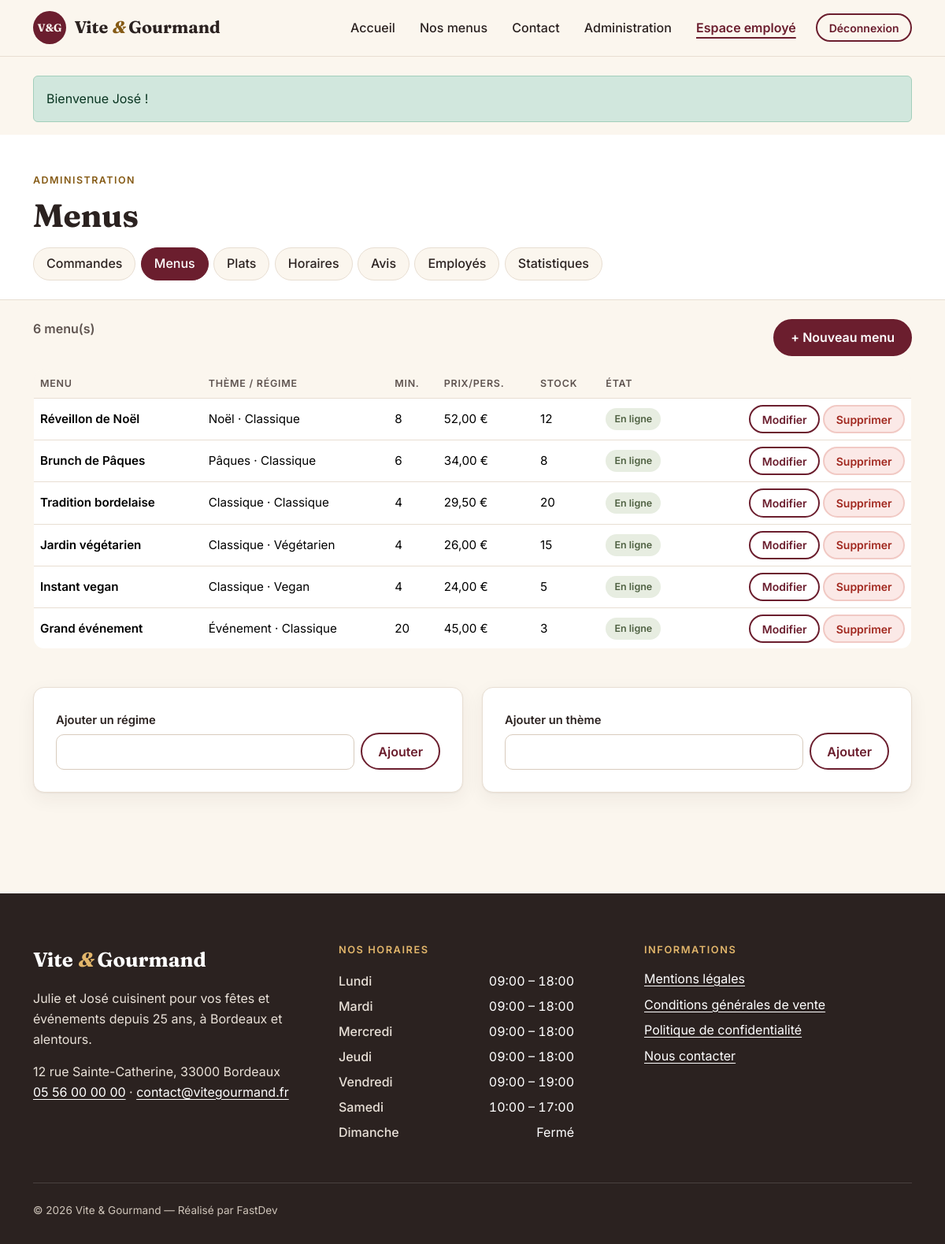
Page /gestion/menus (signed in) on the committed database.
### tables this page shows
CREATE TABLE menu (
    menu_id                  INT           NOT NULL AUTO_INCREMENT,
    titre                    VARCHAR(100)  NOT NULL,
    nombre_personne_minimum  INT           NOT NULL,
    prix_par_personne        DECIMAL(8,2)  NOT NULL,
    description              TEXT          NOT NULL,
    conditions               TEXT          NOT NULL,
    quantite_restante        INT           NOT NULL DEFAULT 0,
    regime_id                INT           NOT NULL,
    theme_id                 INT           NOT NULL,
    actif                    TINYINT(1)    NOT NULL DEFAULT 1,
    PRIMARY KEY (menu_id),
    CONSTRAINT fk_menu_regime FOREIGN KEY (regime_id) REFERENCES regime(regime_id),
    CONSTRAINT fk_menu_theme  FOREIGN KEY (theme_id)  REFERENCES theme(theme_id),
    CONSTRAINT chk_menu_min   CHECK (nombre_personne_minimum > 0),
    CONSTRAINT chk_menu_prix  CHECK (prix_par_personne >= 0),
    CONSTRAINT chk_menu_stock CHECK (quantite_restante >= 0)
);

CREATE TABLE theme (
    theme_id  INT          NOT NULL AUTO_INCREMENT,
    libelle   VARCHAR(50)  NOT NULL UNIQUE,
    PRIMARY KEY (theme_id)
);

CREATE TABLE regime (
    regime_id INT          NOT NULL AUTO_INCREMENT,
    libelle   VARCHAR(50)  NOT NULL UNIQUE,
    PRIMARY KEY (regime_id)
);

CREATE TABLE horaire (
    horaire_id      INT         NOT NULL AUTO_INCREMENT,
    jour            VARCHAR(50) NOT NULL,
    ordre           TINYINT     NOT NULL DEFAULT 0,    
    heure_ouverture VARCHAR(50) NULL,                  
    heure_fermeture VARCHAR(50) NULL,
    PRIMARY KEY (horaire_id)
);

### src/Core/View.php (called while the page is built, shortened)
<?php
final class View
{
    public static function render(string $template, array $data = []): void
    {
        require ROOT_PATH . '/templates/layout.php';
    }
}

### src/Controller/StaffController.php (called while the page is built, shortened)
<?php
final class StaffController
{
    public function menus(): void
    {
        View::render('pages/staff/menus', ['title' => 'Gestion des menus', 'menus' => (new MenuRepository())->all()]);
    }
}

### public/index.php (called while the page is built, shortened)
<?php
require dirname(__DIR__) . '/src/bootstrap.php';
$path = parse_url($_SERVER['REQUEST_URI'] ?? '/', PHP_URL_PATH) ?: '/';
$path = rtrim($path, '/') ?: '/';
try {
    [$class, $method] = $routes[$path];
    (new $class())->$method();
} catch (PDOException $e) {
    error_log('[DB] ' . $e->getMessage());
    http_response_code(500);
    $driverCode = (int) ($e->errorInfo[1] ?? 0);
    $schemaHint = in_array($driverCode, [1049, 1054, 1146, 1364], true)
        ? ' — La base « ' . env('DB_NAME', 'vite_gourmand_ecf') . ' » ne correspond pas au schéma du projet : '
          . 'importez database/01_schema.sql puis database/02_data.sql (voir README).'
        : '';
    App\Core\View::render('pages/error', [
        'title' => 'Erreur',
        'code' => 500,
        'message' => env('APP_ENV') === 'prod'
            ? 'Une erreur technique est survenue. Merci de réessayer plus tard.'
            : 'Erreur base de données : ' . $e->getMessage() . $schemaHint,
    ]);
}

### src/helpers.php (called while the page is built, shortened)
<?php
function e(mixed $value): string
{
    return htmlspecialchars((string) $value, ENT_QUOTES | ENT_SUBSTITUTE, 'UTF-8');
}
function url(string $path = '/', array $query = []): string
{
    $path = '/' . ltrim($path, '/');
    return $query ? $path . '?' . http_build_query($query) : $path;
}
function asset(string $path): string
{
    return '/' . ltrim($path, '/');
}
function take_flashes(): array
{
    $f = $_SESSION['flash'] ?? [];
    return $f;
}
function euros(float|string $amount): string
{
    return number_format((float) $amount, 2, ',', ' ') . ' €';
}

### src/Core/Auth.php (called while the page is built, shortened)
<?php
final class Auth
{
    public static function user(): ?array
    {
        return $_SESSION['user'] ?? null;
    }
    public static function role(): ?string
    {
        return $_SESSION['user']['role'] ?? null;
    }
    public static function isStaff(): bool
    {
        return in_array(self::role(), [self::ROLE_EMPLOYE, self::ROLE_ADMIN], true);
    }
    public static function isAdmin(): bool
    {
        return self::role() === self::ROLE_ADMIN;
    }
}

### src/Core/Database.php (called while the page is built, shortened)
<?php
final class Database
{
    private static ?PDO $pdo = null;
    public static function pdo(): PDO
    {
        if (self::$pdo === null) {
            $dsn = sprintf(
                'mysql:host=%s;port=%s;dbname=%s;charset=utf8mb4',
                env('DB_HOST', '127.0.0.1'),
                env('DB_PORT', '3306'),
                env('DB_NAME', 'vite_gourmand_ecf')
            );
            self::$pdo = new PDO($dsn, env('DB_USER', 'root'), env('DB_PASS', '') ?? '', [
                PDO::ATTR_ERRMODE            => PDO::ERRMODE_EXCEPTION,
                PDO::ATTR_DEFAULT_FETCH_MODE => PDO::FETCH_ASSOC,
                PDO::ATTR_EMULATE_PREPARES   => false,
            ]);
        }
        return self::$pdo;
    }
}

### src/Repository/MenuRepository.php (called while the page is built, shortened)
<?php
final class MenuRepository
{
    public function search(array $f = [], bool $onlyActive = true): array
    {
        $where = [];
        $params = [];
        $sql = self::SELECT . ($where ? ' WHERE ' . implode(' AND ', $where) : '') . ' ORDER BY m.menu_id';
        $st = Database::pdo()->prepare($sql);
        $st->execute($params);
        return $st->fetchAll();
    }
    public function all(): array
    {
        return $this->search([], false);
    }
}

### src/bootstrap.php (called while the page is built, shortened)
<?php
spl_autoload_register(function (string $class): void {
    if (str_starts_with($class, 'App\\')) {
        $file = ROOT_PATH . '/src/' . str_replace('\\', '/', substr($class, 4)) . '.php';
    }
});
require ROOT_PATH . '/src/helpers.php';

### src/Repository/RefRepository.php (called while the page is built, shortened)
<?php
final class RefRepository
{
    public function horaires(): array
    {
        return Database::pdo()->query('SELECT * FROM horaire ORDER BY ordre')->fetchAll();
    }
}

### templates/pages/staff/menus.php (the view, shortened to what this page needs)
<section class="section pt-4">
    <div class="container">
        <div class="d-flex flex-wrap justify-content-between gap-3 mb-3">
            <p class="result-count mb-0"><?= count($menus) ?> menu(s)</p>
            <a class="btn btn-brand" href="<?= url('/gestion/menu') ?>">+ Nouveau menu</a>
        </div>
        <div class="table-responsive">
            <table class="table table-brand align-middle">
                <thead><tr><th scope="col">Menu</th><th scope="col">Thème / régime</th><th scope="col">Min.</th><th scope="col">Prix/pers.</th><th scope="col">Stock</th><th scope="col">État</th><th scope="col"><span class="visually-hidden">Actions</span></th></tr></thead>
                <tbody>
                <?php foreach ($menus as $m): ?>
                    <tr>
                        <td><strong><?= e($m['titre']) ?></strong></td>
                        <td><?= e($m['theme']) ?> · <?= e($m['regime']) ?></td>
                        <td><?= (int) $m['nombre_personne_minimum'] ?></td>
                        <td><?= euros($m['prix_par_personne']) ?></td>
                        <td><?= (int) $m['quantite_restante'] ?></td>
                        <td><?= (int) $m['actif'] ? '<span class="status badge-done">En ligne</span>' : '<span class="status badge-cancel">Désactivé</span>' ?></td>
                        <td class="text-end text-nowrap">
                            <a class="btn btn-sm btn-outline-brand" href="<?= url('/gestion/menu', ['id' => $m['menu_id']]) ?>">Modifier<span class="visually-hidden"> <?= e($m['titre']) ?></span></a>
                            <form method="post" action="<?= url('/gestion/menu/supprimer') ?>" class="d-inline js-confirm" data-confirm="Supprimer ce menu ?">
                                <button class="btn btn-sm btn-danger-soft" type="submit">Supprimer<span class="visually-hidden"> <?= e($m['titre']) ?></span></button>
                            </form>
                        </td>
                    </tr>
                <?php endforeach; ?>
                </tbody>
            </table>
        </div>
        <div class="row g-4 mt-2">
            <?php foreach (['regime' => 'Ajouter un régime', 'theme' => 'Ajouter un thème'] as $type => $label): ?>
                <div class="col-md-6">
                    <form method="post" action="<?= url('/gestion/referentiel') ?>" class="form-card d-flex gap-2 align-items-end">
                        <div class="flex-grow-1">
                            <label class="form-label" for="ref-<?= $type ?>"><?= $label ?></label>
                            <input class="form-control" id="ref-<?= $type ?>" name="libelle" maxlength="50" required>
                        </div>
                        <button class="btn btn-outline-brand" type="submit">Ajouter</button>
                    </form>
                </div>
            <?php endforeach; ?>
        </div>
    </div>
</section>

### templates/layout.php (shortened to what this page needs)
<?php
$current = rtrim(parse_url($_SERVER['REQUEST_URI'] ?? '/', PHP_URL_PATH) ?: '/', '/') ?: '/';
$isActive = fn (string $p) => ($p === '/' ? $current === '/' : str_starts_with($current, $p)) ? ' aria-current="page"' : '';
try {
    $horaires = (new RefRepository())->horaires();
} catch (\Throwable) {
    $horaires = [];
}
$authUser = Auth::user();
?><!doctype html>
<html lang="fr">
<head>
    <link href="<?= asset('assets/css/fonts.css') ?>" rel="stylesheet">
    <link href="<?= asset('assets/vendor/bootstrap/bootstrap.min.css') ?>" rel="stylesheet">
    <link href="<?= asset('assets/css/style.css') ?>" rel="stylesheet">
</head>
<body>
<header class="site-header">
    <nav class="navbar navbar-expand-lg container" aria-label="Menu principal">
        <a class="brand" href="<?= url('/') ?>">
            <span class="brand-mark" aria-hidden="true">V&amp;G</span>
            <span class="brand-name">Vite <em>&amp;</em> Gourmand</span>
        </a>
        <div class="collapse navbar-collapse" id="nav">
            <ul class="navbar-nav ms-auto align-items-lg-center gap-lg-1">
                <li class="nav-item"><a class="nav-link" href="<?= url('/') ?>"<?= $isActive('/') ?>>Accueil</a></li>
                <li class="nav-item"><a class="nav-link" href="<?= url('/menus') ?>"<?= $isActive('/menu') ?>>Nos menus</a></li>
                <li class="nav-item"><a class="nav-link" href="<?= url('/contact') ?>"<?= $isActive('/contact') ?>>Contact</a></li>
                <?php if ($authUser): ?>
                    <?php if (Auth::isAdmin()): ?>
                        <li class="nav-item"><a class="nav-link" href="<?= url('/admin') ?>"<?= $isActive('/admin') ?>>Administration</a></li>
                    <?php endif; ?>
                    <?php if (Auth::isStaff()): ?>
                        <li class="nav-item"><a class="nav-link" href="<?= url('/gestion') ?>"<?= $isActive('/gestion') ?>>Espace employé</a></li>
                    <?php else: ?>
                        <li class="nav-item"><a class="nav-link" href="<?= url('/espace') ?>"<?= $isActive('/espace') ?>>Mon espace</a></li>
                    <?php endif; ?>
                    <li class="nav-item">
                        <form method="post" action="<?= url('/deconnexion') ?>" class="m-0">
                            <button class="btn btn-outline-brand btn-sm ms-lg-2" type="submit">
                                Déconnexion <span class="visually-hidden">de <?= e($authUser['prenom']) ?></span>
                            </button>
                        </form>
                    </li>
                <?php else: ?>
                    <li class="nav-item"><a class="btn btn-brand btn-sm ms-lg-2" href="<?= url('/connexion') ?>"<?= $isActive('/connexion') ?>>Connexion</a></li>
                <?php endif; ?>
            </ul>
        </div>
    </nav>
</header>
<main id="contenu" tabindex="-1">
    <?php $flashes = take_flashes(); if ($flashes): ?>
        <div class="container pt-4" role="status" aria-live="polite">
            <?php foreach ($flashes as $f): ?>
                <div class="alert alert-<?= $f['type'] === 'error' ? 'danger' : ($f['type'] === 'success' ? 'success' : 'info') ?>" <?= $f['type'] === 'error' ? 'role="alert"' : '' ?>>
                    <?= e($f['message']) ?>
                </div>
            <?php endforeach; ?>
        </div>
    <?php endif; ?>
    <?php require $__template; ?>
</main>
<footer class="site-footer">
    <div class="container">
        <div class="row g-4 g-lg-5">
            <div class="col-lg-4">
                <p class="footer-brand">Vite <em>&amp;</em> Gourmand</p>
                <p>Julie et José cuisinent pour vos fêtes et événements depuis 25 ans, à Bordeaux et alentours.</p>
                <address class="mb-0">12 rue Sainte-Catherine, 33000 Bordeaux<br>
                    <a href="tel:+33556000000">05 56 00 00 00</a> · <a href="mailto:contact@vitegourmand.fr">contact@vitegourmand.fr</a>
                </address>
            </div>
            <div class="col-sm-6 col-lg-4">
                <h2 class="footer-title">Nos horaires</h2>
                <table class="hours">
                    <tbody>
                    <?php foreach ($horaires as $h): ?>
                        <tr>
                            <th scope="row"><?= e($h['jour']) ?></th>
                            <td><?= $h['heure_ouverture'] ? e($h['heure_ouverture']) . ' – ' . e($h['heure_fermeture']) : 'Fermé' ?></td>
                        </tr>
                    <?php endforeach; ?>
                    </tbody>
                </table>
            </div>
            <div class="col-sm-6 col-lg-4">
                <h2 class="footer-title">Informations</h2>
                <ul class="list-unstyled footer-links">
                    <li><a href="<?= url('/mentions-legales') ?>">Mentions légales</a></li>
                    <li><a href="<?= url('/cgv') ?>">Conditions générales de vente</a></li>
                    <li><a href="<?= url('/confidentialite') ?>">Politique de confidentialité</a></li>
                    <li><a href="<?= url('/contact') ?>">Nous contacter</a></li>
                </ul>
            </div>
        </div>
        <p class="footer-copy">© <?= date('Y') ?> Vite &amp; Gourmand — Réalisé par FastDev</p>
    </div>
</footer>
</body>
</html>

### rows in the picture
menu: titre "Réveillon de Noël", theme.libelle "Noël", regime.libelle "Classique", nombre_personne_minimum "8", prix_par_personne "52,00 €", quantite_restante "12", actif "En ligne"
menu: titre "Brunch de Pâques", theme.libelle "Pâques", regime.libelle "Classique", nombre_personne_minimum "6", prix_par_personne "34,00 €", quantite_restante "8", actif "En ligne"
menu: titre "Tradition bordelaise", theme.libelle "Classique", regime.libelle "Classique", nombre_personne_minimum "4", prix_par_personne "29,50 €", quantite_restante "20", actif "En ligne"
menu: titre "Jardin végétarien", theme.libelle "Classique", regime.libelle "Végétarien", nombre_personne_minimum "4", prix_par_personne "26,00 €", quantite_restante "15", actif "En ligne"
menu: titre "Instant vegan", theme.libelle "Classique", regime.libelle "Vegan", nombre_personne_minimum "4", prix_par_personne "24,00 €", quantite_restante "5", actif "En ligne"
menu: titre "Grand événement", theme.libelle "Événement", regime.libelle "Classique", nombre_personne_minimum "20", prix_par_personne "45,00 €", quantite_restante "3", actif "En ligne"
horaire: jour "Lundi", heure_ouverture "09:00", heure_fermeture "18:00"
horaire: jour "Mardi", heure_ouverture "09:00", heure_fermeture "18:00"
horaire: jour "Mercredi", heure_ouverture "09:00", heure_fermeture "18:00"
horaire: jour "Jeudi", heure_ouverture "09:00", heure_fermeture "18:00"
horaire: jour "Vendredi", heure_ouverture "09:00", heure_fermeture "19:00"
horaire: jour "Samedi", heure_ouverture "10:00", heure_fermeture "17:00"
horaire: jour "Dimanche", shows "Fermé"

### other values in the picture
$f['message'] "Bienvenue José !"
$heading "Menus"
$label "Commandes"
$label "Menus"
$label "Plats"
$label "Horaires"
$label "Avis"
$label "Employés"
$label "Statistiques"
count($menus) "6"
$label "Ajouter un régime"
$label "Ajouter un thème"
